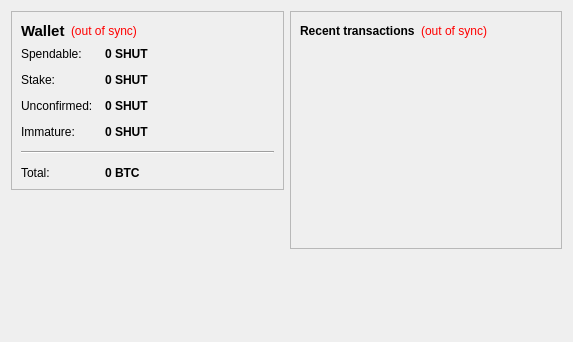
<?xml version="1.0" encoding="UTF-8"?>
<ui version="4.0">
 <class>OverviewPage</class>
 <widget class="QWidget" name="OverviewPage">
  <property name="geometry">
   <rect>
    <x>0</x>
    <y>0</y>
    <width>573</width>
    <height>342</height>
   </rect>
  </property>
  <property name="windowTitle">
   <string>Form</string>
  </property>
  <layout class="QHBoxLayout" name="horizontalLayout" stretch="1,1">
   <item>
    <layout class="QVBoxLayout" name="verticalLayout_2">
     <item>
      <widget class="QFrame" name="frame">
       <property name="frameShape">
        <enum>QFrame::StyledPanel</enum>
       </property>
       <property name="frameShadow">
        <enum>QFrame::Raised</enum>
       </property>
       <layout class="QVBoxLayout" name="verticalLayout_4">
        <item>
         <layout class="QHBoxLayout" name="horizontalLayout_4">
          <item>
           <widget class="QLabel" name="label_5">
            <property name="font">
             <font>
              <pointsize>11</pointsize>
              <weight>75</weight>
              <bold>true</bold>
             </font>
            </property>
            <property name="text">
             <string>Wallet</string>
            </property>
           </widget>
          </item>
          <item>
           <widget class="QLabel" name="labelWalletStatus">
            <property name="toolTip">
             <string>The displayed information may be out of date. Your wallet automatically synchronizes with the SHUTTLECOIN network after a connection is established, but this process has not completed yet.</string>
            </property>
            <property name="styleSheet">
             <string notr="true">QLabel { color: red; }</string>
            </property>
            <property name="text">
             <string notr="true">(out of sync)</string>
            </property>
            <property name="alignment">
             <set>Qt::AlignLeading|Qt::AlignLeft|Qt::AlignVCenter</set>
            </property>
           </widget>
          </item>
          <item>
           <spacer name="horizontalSpacer_2">
            <property name="orientation">
             <enum>Qt::Horizontal</enum>
            </property>
            <property name="sizeHint" stdset="0">
             <size>
              <width>40</width>
              <height>20</height>
             </size>
            </property>
           </spacer>
          </item>
         </layout>
        </item>
        <item>
         <layout class="QFormLayout" name="formLayout_2">
          <property name="fieldGrowthPolicy">
           <enum>QFormLayout::AllNonFixedFieldsGrow</enum>
          </property>
          <property name="horizontalSpacing">
           <number>12</number>
          </property>
          <property name="verticalSpacing">
           <number>12</number>
          </property>
          <item row="0" column="0">
           <widget class="QLabel" name="label">
            <property name="text">
             <string>Spendable:</string>
            </property>
           </widget>
          </item>
          <item row="0" column="1">
           <widget class="QLabel" name="labelBalance">
            <property name="font">
             <font>
              <weight>75</weight>
              <bold>true</bold>
             </font>
            </property>
            <property name="cursor">
             <cursorShape>IBeamCursor</cursorShape>
            </property>
            <property name="toolTip">
             <string>Your current spendable balance</string>
            </property>
            <property name="text">
             <string notr="true">0 SHUT</string>
            </property>
            <property name="textInteractionFlags">
             <set>Qt::LinksAccessibleByMouse|Qt::TextSelectableByKeyboard|Qt::TextSelectableByMouse</set>
            </property>
           </widget>
          </item>
          <item row="1" column="0">
           <widget class="QLabel" name="label_6">
            <property name="text">
             <string>Stake:</string>
            </property>
           </widget>
          </item>
          <item row="1" column="1">
           <widget class="QLabel" name="labelStake">
            <property name="font">
             <font>
              <weight>75</weight>
              <bold>true</bold>
             </font>
            </property>
            <property name="cursor">
             <cursorShape>IBeamCursor</cursorShape>
            </property>
            <property name="toolTip">
             <string>Total of coins that was staked, and do not yet count toward the current balance</string>
            </property>
            <property name="text">
             <string notr="true">0 SHUT</string>
            </property>
            <property name="textInteractionFlags">
             <set>Qt::LinksAccessibleByMouse|Qt::TextSelectableByKeyboard|Qt::TextSelectableByMouse</set>
            </property>
           </widget>
          </item>
          <item row="2" column="0">
           <widget class="QLabel" name="label_3">
            <property name="text">
             <string>Unconfirmed:</string>
            </property>
           </widget>
          </item>
          <item row="2" column="1">
           <widget class="QLabel" name="labelUnconfirmed">
            <property name="font">
             <font>
              <weight>75</weight>
              <bold>true</bold>
             </font>
            </property>
            <property name="cursor">
             <cursorShape>IBeamCursor</cursorShape>
            </property>
            <property name="toolTip">
             <string>Total of transactions that have yet to be confirmed, and do not yet count toward the current balance</string>
            </property>
            <property name="text">
             <string notr="true">0 SHUT</string>
            </property>
            <property name="textInteractionFlags">
             <set>Qt::LinksAccessibleByMouse|Qt::TextSelectableByKeyboard|Qt::TextSelectableByMouse</set>
            </property>
           </widget>
          </item>
          <item row="3" column="0">
           <widget class="QLabel" name="labelImmatureText">
            <property name="text">
             <string>Immature:</string>
            </property>
           </widget>
          </item>
          <item row="3" column="1">
           <widget class="QLabel" name="labelImmature">
            <property name="font">
             <font>
              <weight>75</weight>
              <bold>true</bold>
             </font>
            </property>
            <property name="toolTip">
             <string>Mined balance that has not yet matured</string>
            </property>
            <property name="text">
             <string notr="true">0 SHUT</string>
            </property>
            <property name="textInteractionFlags">
             <set>Qt::LinksAccessibleByMouse|Qt::TextSelectableByKeyboard|Qt::TextSelectableByMouse</set>
            </property>
           </widget>
          </item>
          <item row="4" column="0" colspan="2">
           <widget class="Line" name="line">
            <property name="orientation">
             <enum>Qt::Horizontal</enum>
            </property>
           </widget>
          </item>
          <item row="5" column="0">
           <widget class="QLabel" name="labelTotalText">
            <property name="text">
             <string>Total:</string>
            </property>
           </widget>
          </item>
          <item row="5" column="1">
           <widget class="QLabel" name="labelTotal">
            <property name="font">
             <font>
              <weight>75</weight>
              <bold>true</bold>
             </font>
            </property>
            <property name="cursor">
             <cursorShape>IBeamCursor</cursorShape>
            </property>
            <property name="toolTip">
             <string>Your current total balance</string>
            </property>
            <property name="text">
             <string notr="true">0 BTC</string>
            </property>
            <property name="textInteractionFlags">
             <set>Qt::LinksAccessibleByMouse|Qt::TextSelectableByKeyboard|Qt::TextSelectableByMouse</set>
            </property>
           </widget>
          </item>
         </layout>
        </item>
       </layout>
      </widget>
     </item>
     <item>
      <spacer name="verticalSpacer">
       <property name="orientation">
        <enum>Qt::Vertical</enum>
       </property>
       <property name="sizeHint" stdset="0">
        <size>
         <width>20</width>
         <height>40</height>
        </size>
       </property>
      </spacer>
     </item>
    </layout>
   </item>
   <item>
    <layout class="QVBoxLayout" name="verticalLayout_3">
     <item>
      <widget class="QFrame" name="frame_2">
       <property name="frameShape">
        <enum>QFrame::StyledPanel</enum>
       </property>
       <property name="frameShadow">
        <enum>QFrame::Raised</enum>
       </property>
       <layout class="QVBoxLayout" name="verticalLayout">
        <item>
         <layout class="QHBoxLayout" name="horizontalLayout_2">
          <item>
           <widget class="QLabel" name="label_4">
            <property name="text">
             <string>&lt;b&gt;Recent transactions&lt;/b&gt;</string>
            </property>
           </widget>
          </item>
          <item>
           <widget class="QLabel" name="labelTransactionsStatus">
            <property name="toolTip">
             <string>The displayed information may be out of date. Your wallet automatically synchronizes with the SHUTTLECOIN network after a connection is established, but this process has not completed yet.</string>
            </property>
            <property name="styleSheet">
             <string notr="true">QLabel { color: red; }</string>
            </property>
            <property name="text">
             <string notr="true">(out of sync)</string>
            </property>
            <property name="alignment">
             <set>Qt::AlignRight|Qt::AlignTrailing|Qt::AlignVCenter</set>
            </property>
           </widget>
          </item>
          <item>
           <spacer name="horizontalSpacer">
            <property name="orientation">
             <enum>Qt::Horizontal</enum>
            </property>
            <property name="sizeHint" stdset="0">
             <size>
              <width>40</width>
              <height>20</height>
             </size>
            </property>
           </spacer>
          </item>
         </layout>
        </item>
        <item>
         <widget class="QListView" name="listTransactions">
          <property name="styleSheet">
           <string notr="true">QListView { background: transparent; }</string>
          </property>
          <property name="frameShape">
           <enum>QFrame::NoFrame</enum>
          </property>
          <property name="verticalScrollBarPolicy">
           <enum>Qt::ScrollBarAlwaysOff</enum>
          </property>
          <property name="horizontalScrollBarPolicy">
           <enum>Qt::ScrollBarAlwaysOff</enum>
          </property>
          <property name="selectionMode">
           <enum>QAbstractItemView::NoSelection</enum>
          </property>
         </widget>
        </item>
       </layout>
      </widget>
     </item>
     <item>
      <spacer name="verticalSpacer_2">
       <property name="orientation">
        <enum>Qt::Vertical</enum>
       </property>
       <property name="sizeHint" stdset="0">
        <size>
         <width>20</width>
         <height>40</height>
        </size>
       </property>
      </spacer>
     </item>
    </layout>
   </item>
  </layout>
 </widget>
 <resources/>
 <connections/>
</ui>
